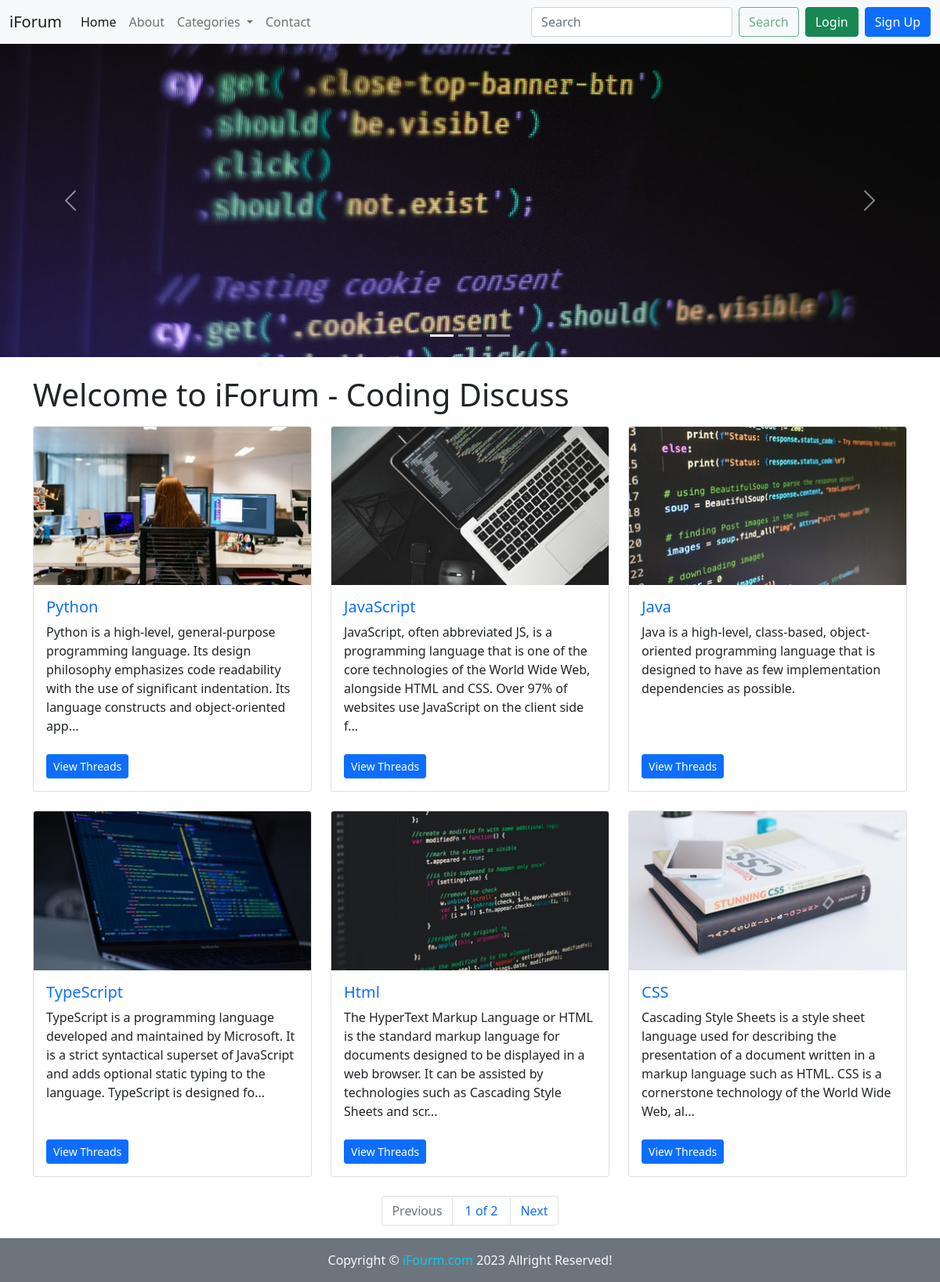
The page / on the database its author committed.
### tables this page shows
CREATE TABLE `categories` (
  `sno` int(11) NOT NULL,
  `category_id` varchar(255) NOT NULL,
  `category_name` varchar(255) NOT NULL,
  `category_description` text NOT NULL,
  `category_created` datetime NOT NULL DEFAULT current_timestamp()
);

### index.php (the view, shortened to what this page needs)
<!DOCTYPE html>
<html lang="en">
<head>
    <link href="https://cdn.jsdelivr.net/npm/bootstrap@5.1.3/dist/css/bootstrap.min.css" rel="stylesheet">
</head>
<body>
    <?php include "partials/_header.php" ?>
    <div id="carouselExampleIndicators" class="carousel slide" data-bs-ride="carousel">
        <div class="carousel-indicators">
            <button type="button" data-bs-target="#carouselExampleIndicators" data-bs-slide-to="0" class="active" aria-current="true" aria-label="Slide 1"></button>
            <button type="button" data-bs-target="#carouselExampleIndicators" data-bs-slide-to="1" aria-label="Slide 2"></button>
            <button type="button" data-bs-target="#carouselExampleIndicators" data-bs-slide-to="2" aria-label="Slide 3"></button>
        </div>
        <div class="carousel-inner">
            <div class="carousel-item active">
                <img src="img/crousle/1.jpg" class="d-block w-100" alt="...">
            </div>
        </div>
        <button class="carousel-control-prev" type="button" data-bs-target="#carouselExampleIndicators" data-bs-slide="prev">
            <span class="carousel-control-prev-icon" aria-hidden="true"></span>
        </button>
        <button class="carousel-control-next" type="button" data-bs-target="#carouselExampleIndicators" data-bs-slide="next">
            <span class="carousel-control-next-icon" aria-hidden="true"></span>
        </button>
    </div>
    <div class="container">
        <?php include "partials/_dbconnect.php"; ?>
        <h1 class="mb-3 mt-4"><?php echo isset($_GET["search"]) ?  "Search result for " . '<em>"' . $_GET["search"] . '"</em>' :  "Welcome to iForum - Coding Discuss" ?> </h1>
        <div class="row row-cols-1 row-cols-md-2 row-cols-lg-3 g-4 mb-4">
            <?php
            if ($conn) {
                if(isset($_GET["search"])){
                    $searchWord = $_GET["search"];
                    $pageSql = "SELECT sno FROM `categories` WHERE `category_name` LIKE '%$searchWord%' OR `category_description` LIKE '%$searchWord%';";
                }
                else{
                    $pageSql = "SELECT sno FROM `categories`";
                }
                $pageResult = mysqli_query($conn, $pageSql);
                if ($pageResult) {
                    $totalPost = mysqli_num_rows($pageResult);
                    $perPagePost = 6;
                    if (fmod($totalPost, $perPagePost) > 0) {
                        $totalPage = intval(floor($totalPost / $perPagePost)) + 1;
                    } else {
                        $totalPage = intval(floor($totalPost / $perPagePost));
                    }
                    $pageIndex = 1;
                    if ($pageIndex <= $totalPage && $pageIndex > 0) {
                        if ($pageIndex === 1) {
                            if(isset($_GET["search"])){
                                $searchWord = $_GET["search"];
                                $sql = "SELECT * FROM `categories` WHERE `category_name` LIKE '%$searchWord%' OR `category_description` LIKE '%$searchWord%' LIMIT $perPagePost;";
                            }
                            else{
                                $sql = "SELECT * FROM `categories` LIMIT $perPagePost";
                            }
                        }
                        $result = mysqli_query($conn, $sql);
                        if ($result) {
                            while ($row = mysqli_fetch_assoc($result)) {
                                $desc = strlen($row["category_description"]) >= 200 ? substr($row["category_description"], 0, 200) . "..." : $row["category_description"];
                                echo '
                                <div class="col">
                                    <div class="card h-100">
                                        <img src="img/category/' . strtolower($row["category_name"]) . '.jpg" class="card-img-top" alt="...">
                                        <div class="card-body d-flex flex-column justify-content-between">
                                            <div>
                                            <h5 class="card-title"><a href="/forum/threadlist.php?' . 'catid=' . $row['category_id'] . '" class="text-decoration-none">' . $row["category_name"] . '</a></h5>
                                            <p class="card-text">' . $desc . '</p></div>
                                            <a href="/forum/threadlist.php?' . 'catid=' . $row['category_id'] . '" class="btn btn-primary btn-sm mt-4 " style="margin-right: auto;">View Threads</a>
                                        </div>
                                    </div>
                                </div>';
                            }
                        }
                    }
                }
            }
            ?>
        </div>
        <?php
        if(isset($totalPage) && isset($pageIndex)){
                if($pageIndex == 1){
                    $previousBtn = "disabled";
                }
                else{
                    $previousBtn = "";
                }
                if($pageIndex == $totalPage){
                    $nextBtn = "disabled";
                }
                else{
                    $nextBtn = "";
                }
                if((stripos($_SERVER['REQUEST_URI'], "?")) > 0){
                    if(isset($_GET["page"])){
                        $pageUrl = preg_replace("/page\=[1-9]+/i", "page=", $_SERVER['REQUEST_URI']);
                    }
                    else{
                        $pageUrl = $_SERVER['REQUEST_URI'] . "&page=";
                    }
                }
                else{
                    $pageUrl = $_SERVER['REQUEST_URI'] . "?page=";
                }
                    echo '<nav aria-label="Page navigation example">
                        <ul class="pagination justify-content-center">
                            <li class="page-item '.$previousBtn.'">
                                <a href="'.$pageUrl.($pageIndex - 1).'" class="page-link">Previous</a>
                            </li>';
                            echo '<li class="page-item"><a class="page-link px-3"> '.$pageIndex.' of '.$totalPage.' </a></li>';
                            echo '<li class="page-item '.$nextBtn.'">
                                <a class="page-link" href="'.$pageUrl.($pageIndex + 1).'">Next</a>
                            </li>
                        </ul>
                    </nav>';
        }
        ?>
    </div>
    <?php include "partials/_footer.php" ?>
</body>
</html>

### partials/_header.php (shortened to what this page needs)
<?php
if (!isset($_SESSION["logedin"]) || $_SESSION["logedin"] !== true) {
    $logedin = false;
} else {
    $logedin = true;
    $user_name = $_SESSION["first_name"];
}
echo '
    <nav class="navbar navbar-expand-lg navbar-light bg-light shadow-sm">
        <div class="container-fluid">
            <a class="navbar-brand" href="/forum">iForum</a>
            <button class="navbar-toggler" type="button" data-bs-toggle="collapse" data-bs-target="#navbarSupportedContent" aria-controls="navbarSupportedContent" aria-expanded="false" aria-label="Toggle navigation">
                <span class="navbar-toggler-icon"></span>
            </button>
            <div class="collapse navbar-collapse" id="navbarSupportedContent">
                <ul class="navbar-nav me-auto mb-2 mb-lg-0">
                    <li class="nav-item">
                        <a class="nav-link active" aria-current="page" href="/forum">Home</a>
                    </li>
                    <li class="nav-item">
                        <a class="nav-link" href="/forum/about.php">About</a>
                    </li>
                    <li class="nav-item dropdown">
                        <a class="nav-link dropdown-toggle" href="#" id="navbarDropdown" role="button" data-bs-toggle="dropdown" aria-expanded="false">
                            Categories
                        </a>
                        <ul class="dropdown-menu" aria-labelledby="navbarDropdown">';
                            echo'<!-- <li>
                                <hr class="dropdown-divider">
                            </li>
                            <li><a class="dropdown-item" href="#">Something else here</a></li> -->
                        </ul>
                    </li>
                    <li class="nav-item">
                        <a class="nav-link" href="/forum/contact.php">Contact</a>
                    </li>
                </ul>
                <form class="d-flex mb-4 mb-lg-0" method="GET">
                    <input class="form-control me-2" type="search" id="search" name="threadsearch" placeholder="Search" aria-label="Search">
                    <button class="btn btn-outline-success me-2" type="submit" id="searchBtn" disabled>Search</button>
                </form>
                <div class="d-flex">';
                if (!$logedin) {
                    echo '
                    <button type="button" class="btn btn-success me-2" data-bs-toggle="modal" data-bs-target="#loginModel">
                        Login
                    </button>
                    <button type="button" class="btn btn-primary" data-bs-toggle="modal" data-bs-target="#signupModel">
                        Sign Up
                    </button>';
                }
                echo '
                </div>
            </div>
        </div>
    </nav>
';

### partials/_footer.php (shortened to what this page needs)
<footer>
    <p class="bg-secondary p-3 text-center text-light mb-0">Copyright &copy; <a href="#" class="text-info text-decoration-none">iFourm.com</a> <?php echo date("Y") ?> Allright Reserved!</p>
</footer>

### rows shown on the page
categories: shows a picture, category_name "Python", category_description "Python is a high-level, general-purpose programming language. Its design philosophy emphasizes code readability with the use of significant indentation. Its language constructs and object-oriented app..."
categories: shows a picture, category_name "JavaScript", category_description "JavaScript, often abbreviated JS, is a programming language that is one of the core technologies of the World Wide Web, alongside HTML and CSS. Over 97% of websites use JavaScript on the client side f..."
categories: shows a picture, category_name "Java", category_description "Java is a high-level, class-based, object-oriented programming language that is designed to have as few implementation dependencies as possible."
categories: shows a picture, category_name "TypeScript", category_description "TypeScript is a programming language developed and maintained by Microsoft. It is a strict syntactical superset of JavaScript and adds optional static typing to the language. TypeScript is designed fo..."
categories: shows a picture, category_name "Html", category_description "The HyperText Markup Language or HTML is the standard markup language for documents designed to be displayed in a web browser. It can be assisted by technologies such as Cascading Style Sheets and scr..."
categories: shows a picture, category_name "CSS", category_description "Cascading Style Sheets is a style sheet language used for describing the presentation of a document written in a markup language such as HTML. CSS is a cornerstone technology of the World Wide Web, al..."

### other values the page prints
$pageIndex "1"
$totalPage "2"
